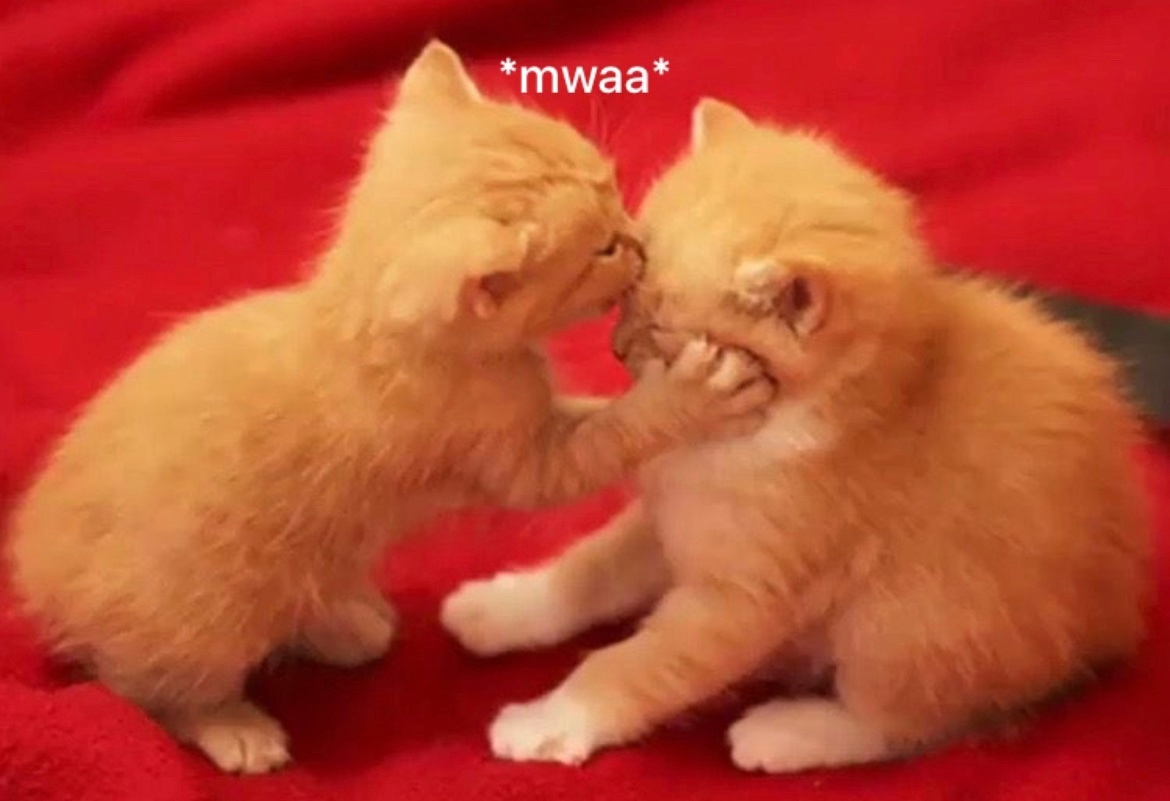
#> input picture mwa.jpg, 1170 x 801 px
$ python 16.09.py
#> lines starting #> are read from the running program, lines starting #| are printed output that depends on the picture
import cv2 as cv
import numpy as np
import matplotlib.pyplot as plt

def plotting(im):

#> called with im = 'mwa.jpg'
    img = cv.imread(im, cv.IMREAD_COLOR)
#> img is the input picture: shape (801, 1170, 3); mean B, G, R 48.2, 70.9, 187.8
    img = img[...,::-1] # to RGB

    small = cv.resize(img, (0,0), fx=0.125, fy=0.125)
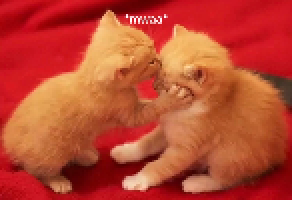
#> small: shape (100, 146, 3) (shown 2 times larger); mean R, G, B 188, 71.2, 48.4
    small_1 = cv.resize(img, (0,0), fx=0.125, fy=0.125, interpolation=cv.INTER_AREA)
    small_2 = cv.resize(img, (0,0), fx=0.125, fy=0.125, interpolation=cv.INTER_LANCZOS4)
    small_3 = cv.resize(img, (0,0), fx=0.125, fy=0.125, interpolation=cv.INTER_NEAREST)
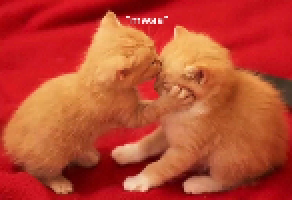
#> small_3: shape (100, 146, 3) (shown 2 times larger); mean R, G, B 188, 71, 48.3

    A = np.zeros((int((img.shape)[0]/8),int((img.shape[1]/8)),3))

    for r in range(0,int((np.array(img.shape)/8)[0])):
        for i in range(0,int((np.array(img.shape)/8)[1])):
            A[r,i,0] = img[r*8,i*8,0]
            A[r,i,1] = img[r*8,i*8,1]
            A[r,i,2] = img[r*8,i*8,2]

    blur = cv.GaussianBlur(A,(9,9),0)
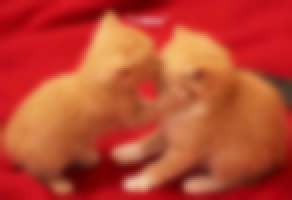
#> blur: shape (100, 146, 3) float64 (shown 2 times larger); mean R, G, B 188, 71, 48.3

    titles = ["original", "resize 1/8", "resize 1/8 with INTER_AREA", "resize 1/8 with INTER_LANCZOS4", "resize 1/8 with INTER_NEAREST", "resize 1/8 with Gaussian"]
    images = [img, small, small_1, small_2, small_3, blur]

    for i in range(6):
        plt.subplot(2, 3 , i + 1)
        plt.title(titles[i])
        plt.imshow(images[i]/255)

    plt.show()
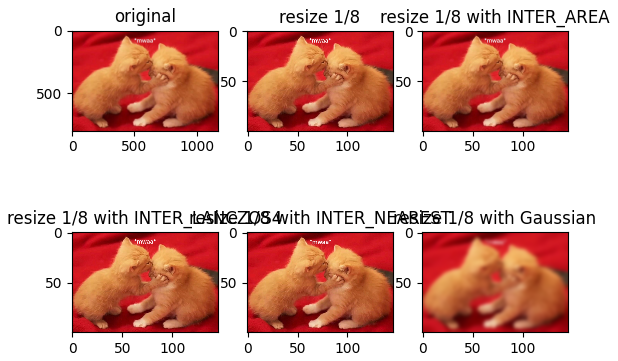
#> figure drawn by matplotlib, 6 panels

plotting("mwa.jpg")

$ run again, with catty.jpg copied over mwa.jpg
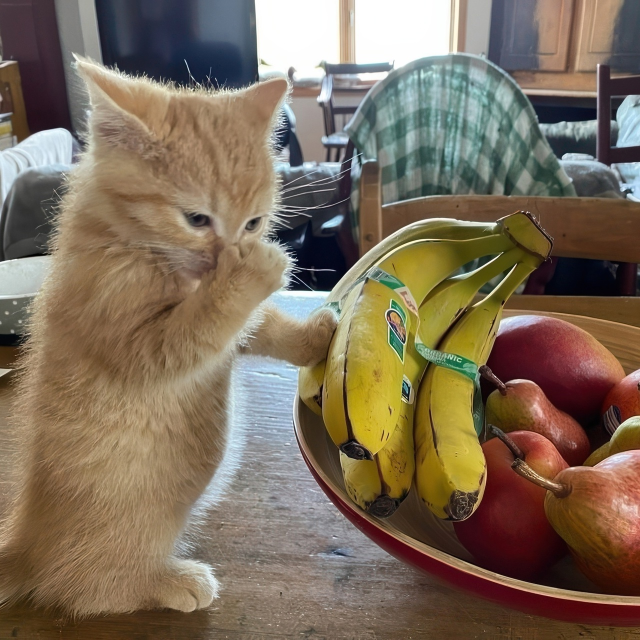
#> input picture catty.jpg, 1280 x 1280 px (shown at 1/2 size)
#> in plotting, img is the input picture: shape (1280, 1280, 3); mean B, G, R 90.1, 109.3, 125.2
#> in plotting, `small_3 = cv.resize(img, (0,0), fx=0.125, fy=0.125, interpolation=cv.I..`:
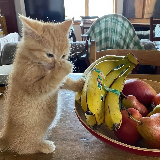
#> small_3: shape (160, 160, 3); mean R, G, B 125.5, 109.5, 90.5
#> in plotting, `blur = cv.GaussianBlur(A,(9,9),0)`:
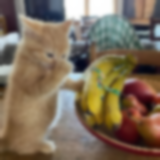
#> blur: shape (160, 160, 3) float64; mean R, G, B 125.4, 109.5, 90.5

$ run again, with meow.jpg copied over mwa.jpg
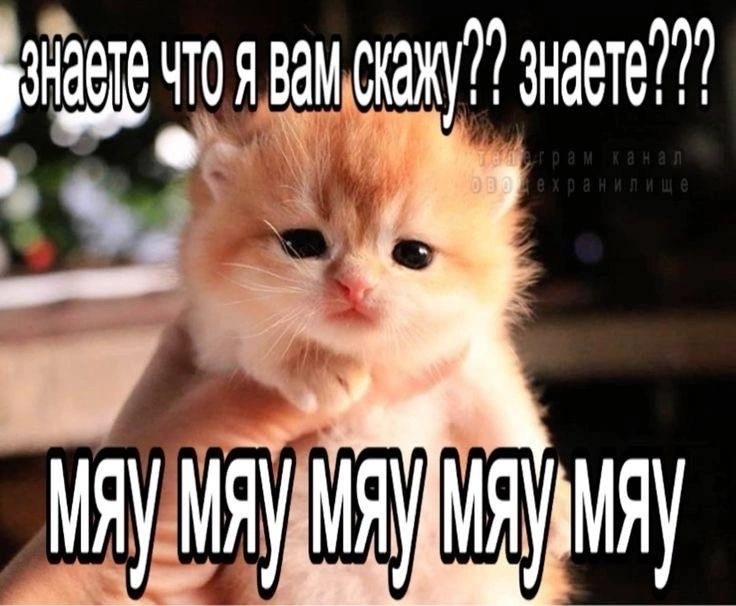
#> input picture meow.jpg, 736 x 606 px
#> in plotting, img is the input picture: shape (606, 736, 3); mean B, G, R 92.7, 104.9, 127.9
#> after the loop in plotting, `for r in range(0,int((np.array(img.shape)/8)[0])):`:
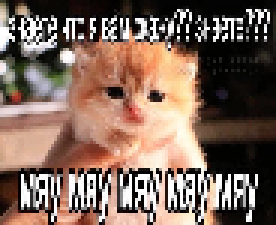
#> A: shape (75, 92, 3) float64 (shown 3 times larger); mean R, G, B 125.8, 103.1, 91
#> in plotting, `blur = cv.GaussianBlur(A,(9,9),0)`:
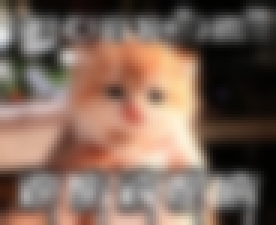
#> blur: shape (75, 92, 3) float64 (shown 3 times larger); mean R, G, B 125.9, 103.1, 91.1
